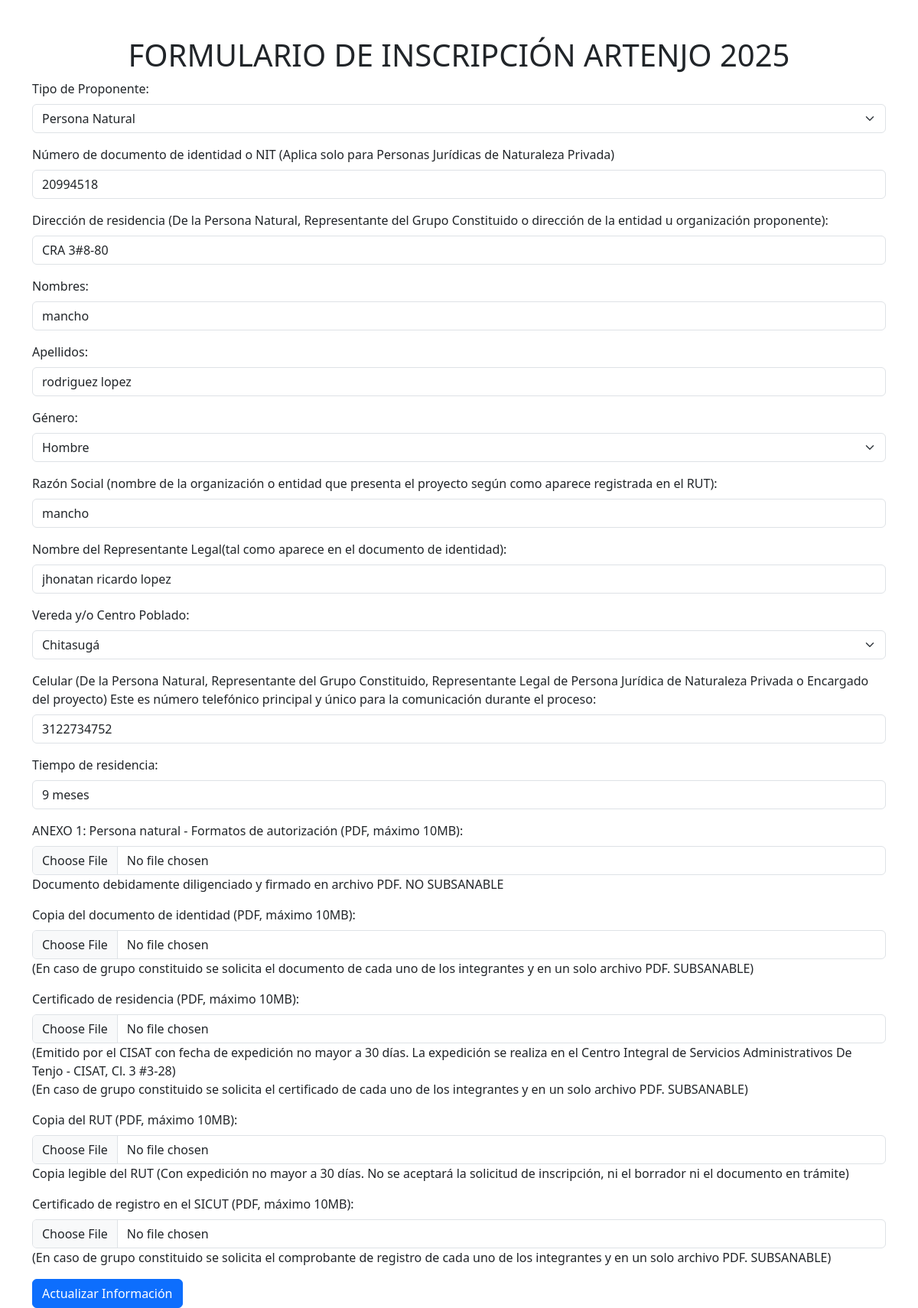
The page /personas/vistas/editarinscrito.php (signed in) on the database its author committed.
### tables this page shows
CREATE TABLE `personas` (
  `id_persona` int(11) NOT NULL,
  `id_tipo_persona_fk` int(11) NOT NULL,
  `id_tipo_Documento_fk` int(11) NOT NULL,
  `numero_documento` varchar(20) NOT NULL,
  `nombres` varchar(100) NOT NULL,
  `apellidos` varchar(100) NOT NULL,
  `genero_fk` int(11) DEFAULT NULL,
  `vereda_centro_poblado` varchar(255) DEFAULT NULL,
  `direccion` varchar(255) DEFAULT NULL,
  `celular` varchar(15) DEFAULT NULL,
  `correo` varchar(250) NOT NULL,
  `pass` varchar(255) NOT NULL,
  `nombre_representante` varchar(255) DEFAULT NULL COMMENT 'Nombre del representante (Aplica solo para Grupo Constituido o Persona Jurídica)',
  `anexo1_persona_natural` varchar(255) DEFAULT NULL COMMENT 'ANEXO 1: Persona natural - Formatos de autorización (PDF)',
  `estado_anexo1` varchar(50) DEFAULT NULL COMMENT 'Estado del ANEXO 1',
  `anexo2_grupos_constituidos` varchar(255) DEFAULT NULL COMMENT 'ANEXO 2: Grupos constituidos - Formatos de autorización y acta de conformación (PDF)',
  `estado_anexo2` varchar(50) DEFAULT NULL COMMENT 'Estado del ANEXO 2',
  `anexo3_persona_juridica` varchar(255) DEFAULT NULL COMMENT 'ANEXO 3: Persona jurídica - Formatos de autorización (PDF)',
  `estado_anexo3` varchar(50) DEFAULT NULL COMMENT 'Estado del ANEXO 3',
  `copia_documento_identidad` varchar(255) DEFAULT NULL COMMENT 'Copia clara y legible del documento de identidad (PDF)',
  `estado_copia_documento` varchar(50) DEFAULT NULL COMMENT 'Estado de la copia del documento de identidad',
  `certificado_residencia` varchar(300) DEFAULT NULL COMMENT 'Certificado de residencia (PDF)',
  `estado_certificado_residencia` varchar(300) DEFAULT NULL COMMENT 'Estado del certificado de residencia',
  `copia_rut` varchar(300) DEFAULT NULL COMMENT 'Copia legible del RUT (PDF)',
  `estado_copia_rut` varchar(300) DEFAULT NULL COMMENT 'Estado de la copia del RUT',
  `certificado_sicut` varchar(300) DEFAULT NULL COMMENT 'Certificado de registro en el SICUT (PDF)',
  `estado_certificado_sicut` varchar(50) DEFAULT NULL COMMENT 'Estado del certificado de registro en el SICUT',
  `id_tipo_proponente_fk` int(11) DEFAULT NULL,
  `tiempo_residencia` varchar(200) DEFAULT NULL,
  `NIT` int(11) NOT NULL,
  `documento_representante` varchar(20) DEFAULT NULL,
  `id_vereda_fk` int(11) DEFAULT NULL
);

CREATE TABLE `tipo_proponente` (
  `id` int(11) NOT NULL,
  `nombre` varchar(100) NOT NULL
);

CREATE TABLE `genero` (
  `id` int(11) NOT NULL,
  `nombre_Genero` varchar(50) NOT NULL
);

CREATE TABLE `vereda` (
  `id_vereda` int(11) NOT NULL,
  `nombre_vereda` varchar(255) NOT NULL
);

### personas/vistas/editarinscrito.php (the view, shortened to what this page needs)
<?php
$conectarDB = new Conexion();
$conn = $conectarDB->get_conexion();
try {
    $query_tipos_proponente = "SELECT id, nombre FROM tipo_proponente ORDER BY id";
    $stmt_tipos_proponente = $conn->prepare($query_tipos_proponente);
    $stmt_tipos_proponente->execute();
    $tipos_proponente = $stmt_tipos_proponente->fetchAll(PDO::FETCH_ASSOC);
} catch (PDOException $e) {
    die("Error al obtener los tipos de proponente: " . $e->getMessage());
}
try {
    $query_generos = "SELECT id, nombre_Genero FROM genero";
    $stmt_generos = $conn->prepare($query_generos);
    $stmt_generos->execute();
    $generos = $stmt_generos->fetchAll(PDO::FETCH_ASSOC);
} catch (PDOException $e) {
    die("Error al obtener los géneros: " . $e->getMessage());
}
try {
    $query_veredas = "SELECT id_vereda, nombre_vereda FROM vereda ORDER BY id_vereda";
    $stmt_veredas = $conn->prepare($query_veredas);
    $stmt_veredas->execute();
    $veredas = $stmt_veredas->fetchAll(PDO::FETCH_ASSOC);
} catch (PDOException $e) {
    die("Error al obtener las veredas: " . $e->getMessage());
}
try {
    $id_persona = $_SESSION['ID'];
    $query = "SELECT a.*, b.nombre_Genero, d.tipoDocumento, e.nombreTipopersona, f.nombre as tipo_proponente
              FROM personas a
              LEFT JOIN genero b ON a.genero_fk = b.id
              LEFT JOIN tipo_documento d ON a.id_tipo_Documento_fk = d.id
              LEFT JOIN tipo_persona e ON a.id_tipo_persona_fk = e.id
              LEFT JOIN tipo_proponente f ON a.id_tipo_proponente_fk = f.id
              WHERE a.id_persona = ?";
    $stmt = $conn->prepare($query);
    $stmt->execute([$id_persona]);
    $persona = $stmt->fetch(PDO::FETCH_ASSOC);
} catch (Exception $e) {
    die("Error al obtener los datos: " . $e->getMessage());
}
?>
<!DOCTYPE html>
<html lang="es">
<head>
    <link href="https://cdn.jsdelivr.net/npm/bootstrap@5.3.0/dist/css/bootstrap.min.css" rel="stylesheet">
</head>
<body>
    <div class="container mt-5">
        <h1 class="text-center">FORMULARIO DE INSCRIPCIÓN ARTENJO 2025</h1>
        <form action="../controlador/editar.php"  method="POST" enctype="multipart/form-data">
            <div class="mb-3">
                <label for="id_tipo_proponente_fk" class="form-label">Tipo de Proponente:</label>
                <select class="form-select" id="id_tipo_proponente_fk" name="id_tipo_proponente_fk" required>
                    <?php foreach ($tipos_proponente as $tipo) : ?>
                        <option value="<?= htmlspecialchars($tipo['id']) ?>"
                            <?= ($tipo['id'] == ($persona['id_tipo_proponente_fk'] ?? '')) ? 'selected' : '' ?>>
                            <?= htmlspecialchars($tipo['nombre']) ?>
                        </option>
                    <?php endforeach; ?>
                </select>
            </div>
            <div class="mb-3">
                <label for="numero_documento" class="form-label">Número de documento de identidad o NIT (Aplica solo para Personas Jurídicas de Naturaleza Privada)</label>
                <input type="text" class="form-control" id="numero_documento" name="numero_documento"
                       value="<?= htmlspecialchars($persona['numero_documento'] ?? '') ?>" required>
            </div>
            <div class="mb-3">
                <label for="direccion" class="form-label">Dirección de residencia (De la Persona Natural, Representante del Grupo Constituido o dirección de la entidad u organización proponente):</label>
                <input type="text" class="form-control" id="direccion" name="direccion"
                       value="<?= htmlspecialchars($persona['direccion'] ?? '') ?>" required>
            </div>
            <div id="campos-persona-natural" class="campo-condicional">
                <div class="mb-3">
                    <label for="nombres" class="form-label">Nombres:</label>
                    <input type="text" class="form-control" id="nombres" name="nombres"
                           value="<?= htmlspecialchars($persona['nombres'] ?? '') ?>">
                </div>
                <div class="mb-3">
                    <label for="apellidos" class="form-label">Apellidos:</label>
                    <input type="text" class="form-control" id="apellidos" name="apellidos"
                           value="<?= htmlspecialchars($persona['apellidos'] ?? '') ?>">
                </div>
                <div class="mb-3">
                    <label for="genero_fk" class="form-label">Género:</label>
                    <select class="form-select" id="genero_fk" name="genero_fk">
                        <?php foreach ($generos as $genero) : ?>
                            <option value="<?= htmlspecialchars($genero['id']) ?>"
                                <?= ($genero['id'] == ($persona['genero_fk'] ?? '')) ? 'selected' : '' ?>>
                                <?= htmlspecialchars($genero['nombre_Genero']) ?>
                            </option>
                        <?php endforeach; ?>
                    </select>
                </div>
            </div>
            <div >
                <div class="mb-3">
                    <label for="razon_social" class="form-label">Razón Social (nombre de la organización o entidad que presenta el proyecto según como aparece registrada en el RUT):</label>
                    <input type="text" class="form-control" id="razon_social" name="nombres"
                           value="<?= htmlspecialchars($persona['nombres'] ?? '') ?>">
                </div>
                <div class="mb-3">
                    <label for="nombre_representante_juridica" class="form-label">Nombre del Representante Legal(tal como aparece en el documento de identidad):</label>
                    <input type="text" class="form-control" id="nombre_representante_juridica" name="nombre_representante"
                           value="<?= htmlspecialchars($persona['nombre_representante'] ?? '') ?>">
                </div>
            </div>
            <div class="mb-3">
                <label for="id_vereda_fk" class="form-label">Vereda y/o Centro Poblado:</label>
                <select class="form-select" name="id_vereda_fk" id="id_vereda_fk" required>
                    <?php foreach ($veredas as $vereda) : ?>
                        <option value="<?= htmlspecialchars($vereda['id_vereda']) ?>"
                            <?= ($vereda['id_vereda'] == ($persona['id_vereda_fk'] ?? '')) ? 'selected' : '' ?>>
                            <?= htmlspecialchars($vereda['nombre_vereda']) ?>
                        </option>
                    <?php endforeach; ?>
                </select>
            </div>
            <div class="mb-3">
                <label for="celular" class="form-label">Celular (De la Persona Natural, Representante del Grupo Constituido, Representante Legal de Persona Jurídica de Naturaleza Privada o Encargado del proyecto) Este es número telefónico principal y único para la comunicación durante el proceso:</label>
                <input type="text" class="form-control" id="celular" name="celular"
                       value="<?= htmlspecialchars($persona['celular'] ?? '') ?>" required>
            </div>
            <div class="mb-3">
                <label for="tiempo_residencia" class="form-label">Tiempo de residencia:</label>
                <input type="text" class="form-control" id="tiempo_residencia" name="tiempo_residencia"
                       value="<?= htmlspecialchars($persona['tiempo_residencia'] ?? '') ?>">
            </div>
            <div id="documentos-persona-natural" class="campo-condicional">
                <div class="mb-3">
                    <label for="anexo1_persona_natural" class="form-label">ANEXO 1: Persona natural - Formatos de autorización (PDF, máximo 10MB):</label>
                    <input type="file" class="form-control" id="anexo1_persona_natural" name="anexo1_persona_natural" accept=".pdf">
                    <span>Documento debidamente diligenciado y firmado en archivo PDF. NO SUBSANABLE</span>
                </div>
            </div>
            <div class="mb-3">
                <label for="copia_documento_identidad" class="form-label">Copia del documento de identidad (PDF, máximo 10MB):</label>
                <input type="file" class="form-control" id="copia_documento_identidad" name="copia_documento_identidad" accept=".pdf">
                <span>(En caso de grupo constituido se solicita el documento de cada uno de los integrantes y en un solo archivo PDF. SUBSANABLE)</span>
            </div>
            <div class="mb-3">
                <label for="certificado_residencia" class="form-label">Certificado de residencia (PDF, máximo 10MB):</label>
                <input type="file" class="form-control" id="certificado_residencia" name="certificado_residencia" accept=".pdf">
                <span>(Emitido por el CISAT con fecha de expedición no mayor a 30 días. La expedición se realiza en el Centro Integral de Servicios Administrativos De Tenjo - CISAT, Cl. 3 #3-28)<br/>(En caso de grupo constituido se solicita el certificado de cada uno de los integrantes y en un solo archivo PDF. SUBSANABLE)</span>
            </div>
           <div>
                <div class="mb-3">
                    <label for="copia_rut" class="form-label">Copia del RUT (PDF, máximo 10MB):</label>
                    <input type="file" class="form-control" id="copia_rut" name="copia_rut" accept=".pdf">
                    <span>Copia legible del RUT (Con expedición no mayor a 30 días. No se aceptará la solicitud de inscripción, ni el borrador ni el documento en trámite)</span>
                </div>
           </div>
            <div >
                <div class="mb-3">
                    <label for="certificado_sicut" class="form-label">Certificado de registro en el SICUT (PDF, máximo 10MB):</label>
                    <input type="file" class="form-control" id="certificado_sicut" name="certificado_sicut" accept=".pdf">
                    <span>(En caso de grupo constituido se solicita el comprobante de registro  de cada uno de los integrantes y en un solo archivo PDF. SUBSANABLE)</span>
                </div>
            </div>
            <button type="submit" class="btn btn-primary"><?= empty($persona['nombres']) ? 'Registrar' : 'Actualizar' ?> Información</button>
        </form>
    </div>
</body>
</html>

### personas/vistas/editarinscrito.php (style rules this page uses)
.campo-condicional { display: none; }

### rows shown on the page
personas: id_tipo_proponente_fk "Persona Natural", numero_documento "20994518", direccion "CRA 3#8-80", nombres "mancho", apellidos "rodriguez lopez", genero_fk "Hombre", nombre_representante "jhonatan ricardo lopez", id_vereda_fk "Chitasugá", celular "3122734752", tiempo_residencia "9 meses"
